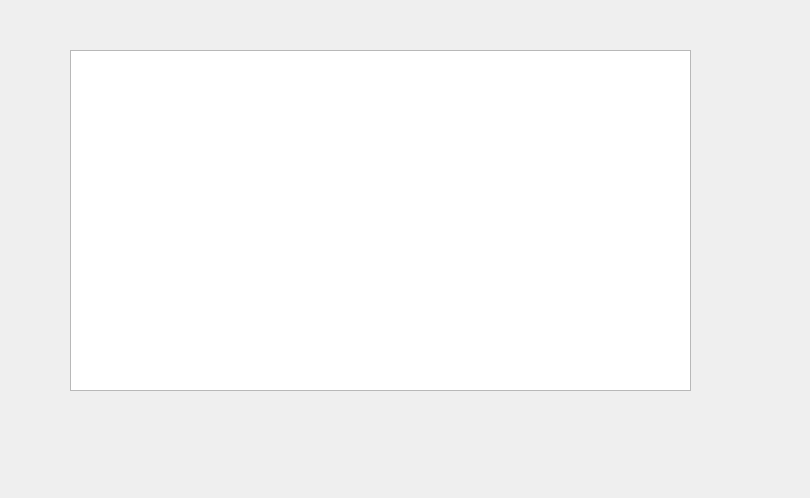
<?xml version="1.0" encoding="UTF-8"?>
<ui version="4.0">
 <class>Affichage</class>
 <widget class="QDialog" name="Affichage">
  <property name="geometry">
   <rect>
    <x>0</x>
    <y>0</y>
    <width>810</width>
    <height>498</height>
   </rect>
  </property>
  <property name="windowTitle">
   <string>Dialog</string>
  </property>
  <widget class="QTableView" name="tableView">
   <property name="geometry">
    <rect>
     <x>70</x>
     <y>50</y>
     <width>621</width>
     <height>341</height>
    </rect>
   </property>
  </widget>
 </widget>
 <resources/>
 <connections/>
</ui>
